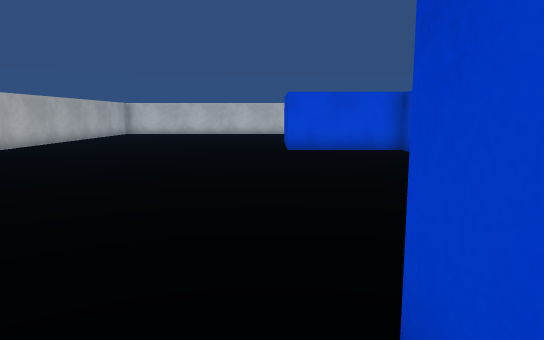
View 1 (above)

24 first-person views from a walk through a 3-D level made in the Unity game engine. The camera is 1.2 m above the floor, tilts 8° down and sees 70° across. The floor is counted in squares, 1 m on a side. Each view is taken from the middle of a square. On the plan, view 1 faces up. The plan holds only what a view shows up to about 15 squares ahead; the rest is blank. Some animated figures are not drawn. Door leaves are left out, so doorways stand open. Surface patterns are stand-ins for the level's own textures.

View 2
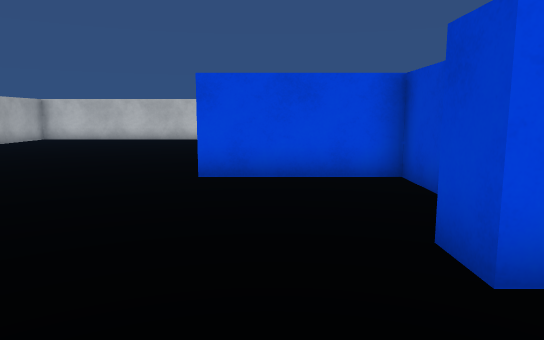

View 3
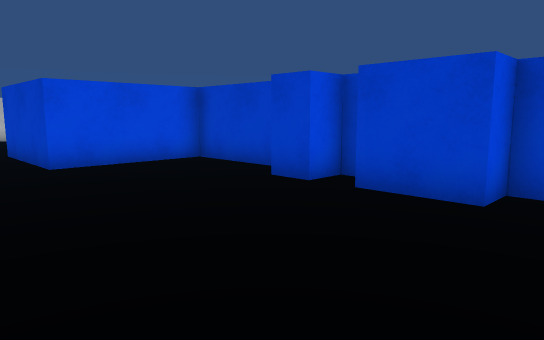

View 4
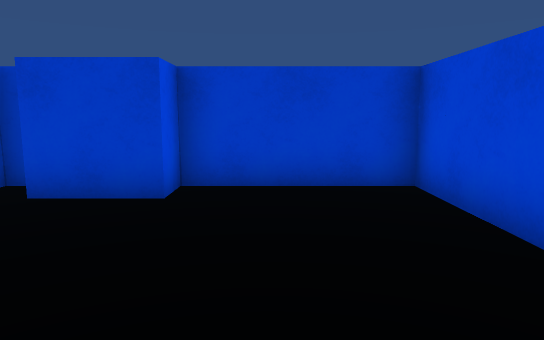

View 5
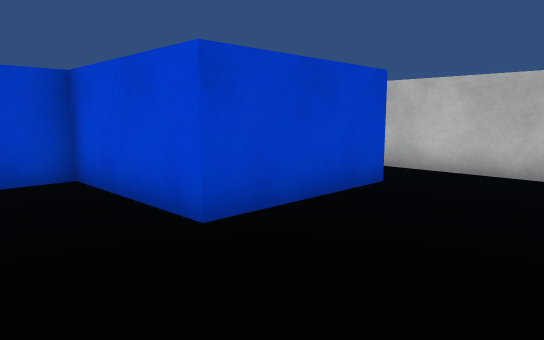

View 6
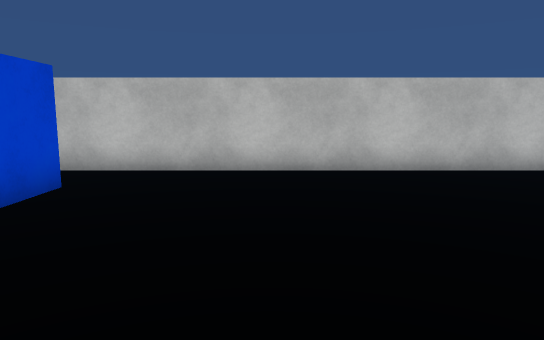

View 7
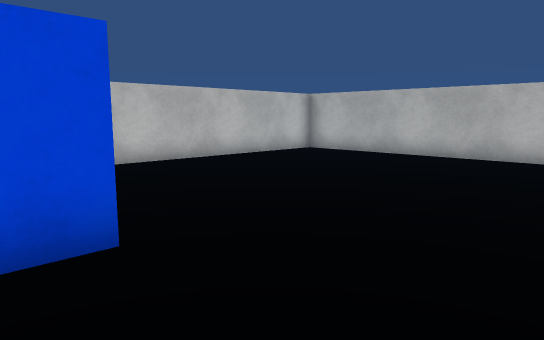

View 8
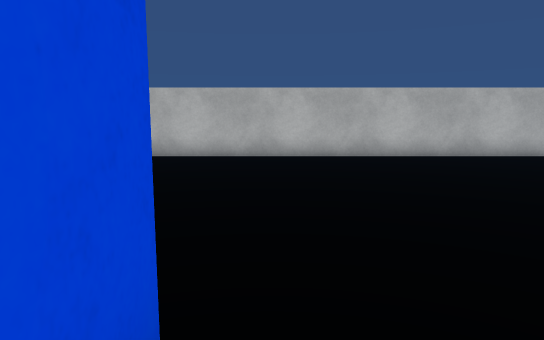

View 9
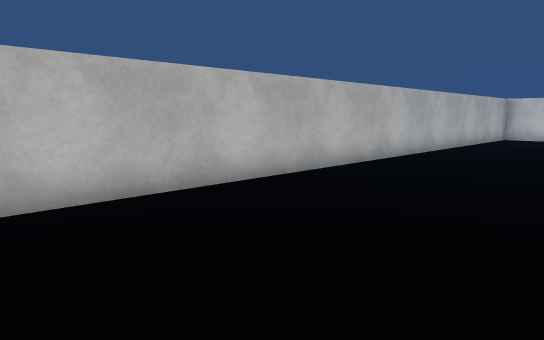

View 10
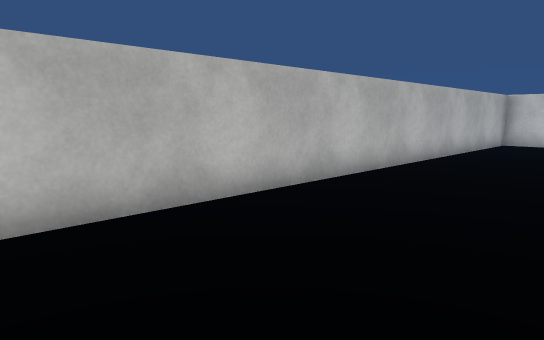

View 11
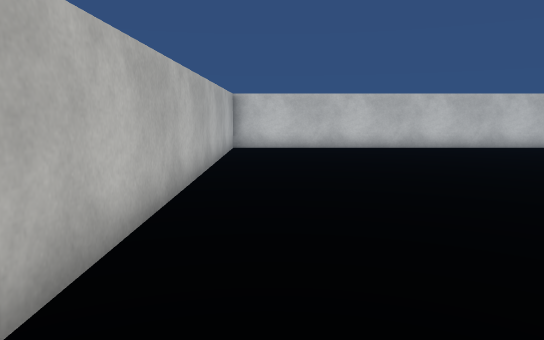

View 12
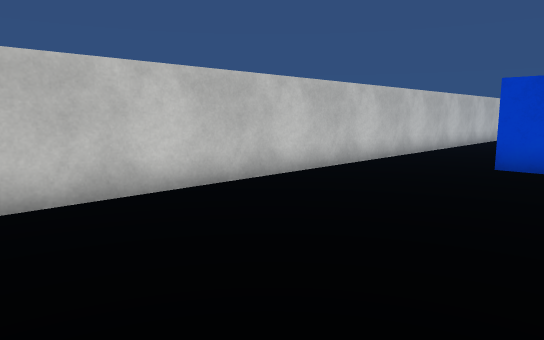

View 13
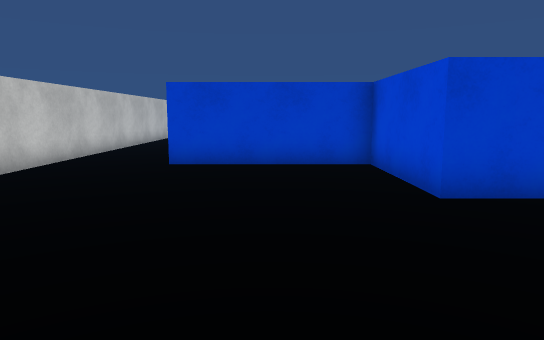

View 14
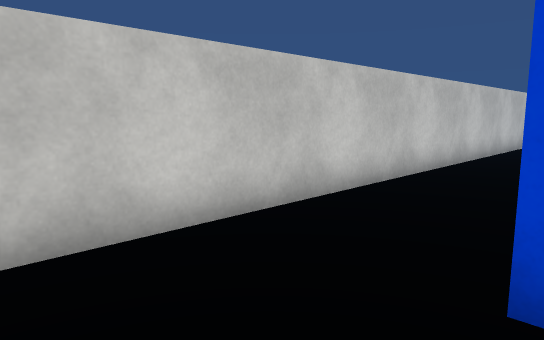

View 15
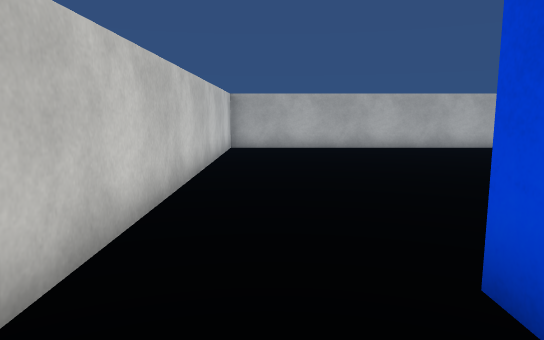

View 16
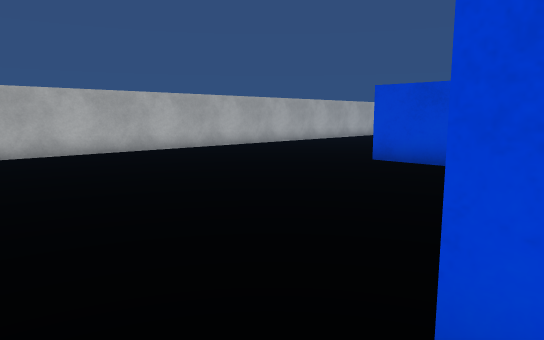

View 17
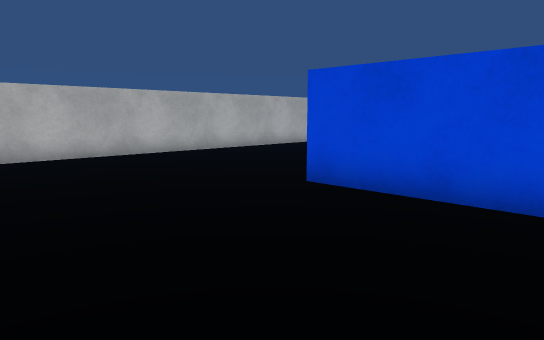

View 18
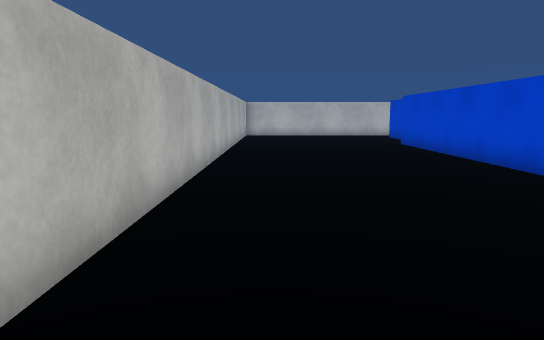

View 19
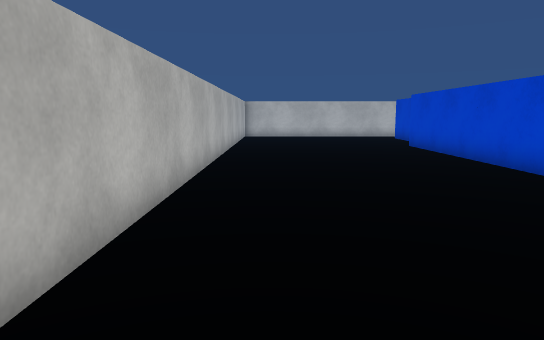

View 20
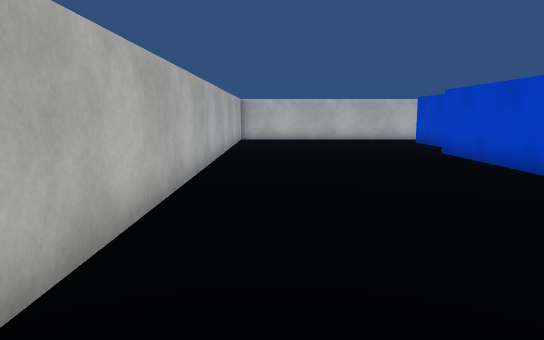

View 21
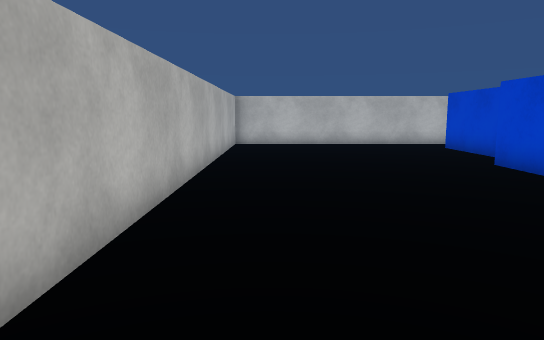

View 22
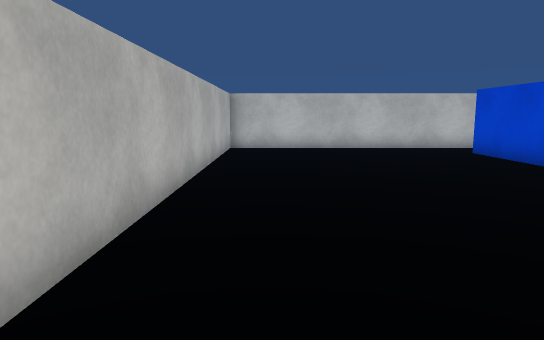

View 23
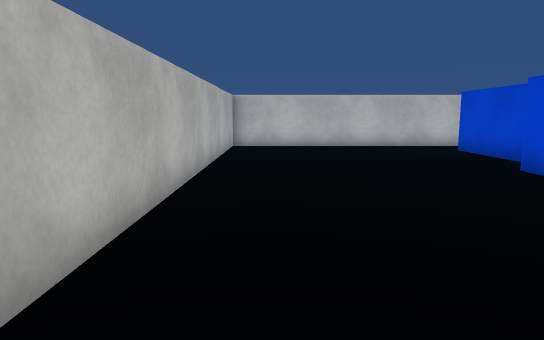

View 24
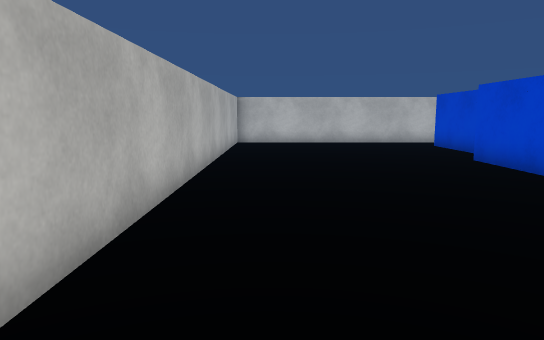

### Floor plan
Points are (right, up) in squares from view 1. A wall is a line through its corners. A room is listed if a view was taken in it or the views show most of it. See-through windows are left out.
Room 1 (views 1, 2, 3, 4, 5, 6, 7, 8, 9, 10, 11, 12, 13, 14, 15, 16)
walls: (4.6, 10.5) (4.6, 13.5) (0.5, 13.5) (0.5, 17.5) (4.6, 17.5) (4.6, 22.6); (4.6, 8.1) (4.6, 8.6) (3.6, 8.6) (3.6, 9.6); (0.5, -2.5) (0.5, 1.5) (4.6, 1.5) (4.6, 5.6) (3.6, 5.6) (3.6, 7.6); (8, 22.5) (8.6, 22.5); (9.5, 25.5) (-9.4, 25.5) (-9.4, -4.4) (1.8, -4.4)
Room 2 (views 17, 18, 19, 20, 21, 22, 23, 24)
walls: (13.5, 11.2) (13.5, 2.5); (9.9, 14.5) (13.6, 14.5); (12.5, 1) (12.5, -2.5); (11.5, -4.4) (20.5, -4.4) (20.5, 25.5) (9.5, 25.5)

Positions as (right, up) in squares from view 1, and headings:
1: (0, 0), facing up
2: (2, 6), facing up
3: (-2, 4), facing up-right
4: (-2, 4), facing right
5: (-3, 4), facing down-right
6: (-3, 4), facing down
7: (2, 5), facing down-left
8: (2, 2), facing left
9: (-4, 4), facing up-left
10: (-5, 8), facing up-left
11: (-8, 11), facing up
12: (-5, 20), facing up-right
13: (-5, 20), facing right
14: (2, 22), facing up-right
15: (6, 24), facing right
16: (8, 24), facing down-right
17: (9, 20), facing down-right
18: (19, 19), facing down
19: (19, 18), facing down
20: (19, 15), facing down
21: (19, 12), facing down
22: (19, 10), facing down
23: (19, 11), facing down
24: (19, 13), facing down
